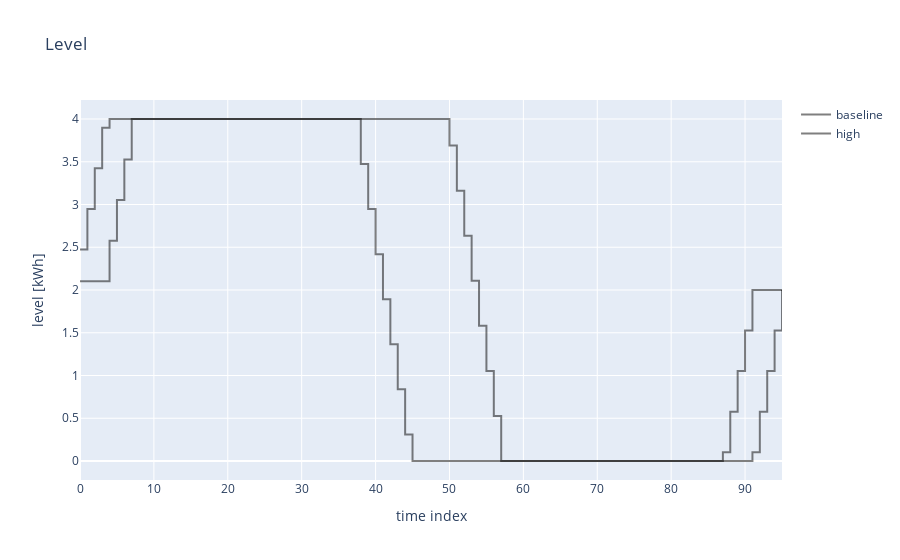

Here is the notebook cell this chart was saved with:
### Code cell
fig = go.Figure()

for idx, scenario in model.price_scenarios.scenarios.items():
    level = model._var_level.solution.sel({model._idx_scenario.name: idx})

    fig.add_trace(
        go.Scatter(
            y=level,
            mode="lines",
            name=idx,
            line=dict(
                shape="hv",
                color="black",
            ),
            opacity=model.price_scenarios.scenarios[idx].probability,
        )
    )


fig.update_layout(
    title="Level",
    xaxis_title="time index",
    yaxis_title="level [kWh]",
)

fig.show()

### Figure 1 — Plotly figure (JSON) as saved in the notebook; plotly's stock layout.template omitted (floating-point values rounded to 4 significant figures)
{"data": [{"line": {"color": "black", "shape": "hv"}, "mode": "lines", "name": "baseline", "opacity": 0.5, "type": "scatter", "y": [2.103, 2.103, 2.103, 2.103, 2.577, 3.051, 3.526, 4.0, 4.0, 4.0, 4.0, 4.0, 4.0, 4.0, 4.0, 4.0, 4.0, 4.0, 4.0, 4.0, 4.0, 4.0, 4.0, 4.0, 4.0, 4.0, 4.0, 4.0, 4.0, 4.0, 4.0, 4.0, 4.0, 4.0, 4.0, 4.0, 4.0, 4.0, 4.0, 4.0, 4.0, 4.0, 4.0, 4.0, 4.0, 4.0, 4.0, 4.0, 4.0, 4.0, 3.689, 3.162, 2.635, 2.108, 1.581, 1.054, 0.527, -0.0, -0.0, -0.0, -0.0, -0.0, -0.0, -0.0, -0.0, 0.0, -0.0, -0.0, -0.0, 0.0, -0.0, -0.0, -0.0, 0.0, -0.0, 0.0, -0.0, -0.0, 0.0, -0.0, 0.0, -0.0, -0.0, 0.0, -0.0, 0.0, -0.0, -0.0, 0.0, -0.0, -0.0, 0.1026, 0.577, 1.051, 1.526, 2.0]}, {"line": {"color": "black", "shape": "hv"}, "mode": "lines", "name": "high", "opacity": 0.5, "type": "scatter", "y": [2.474, 2.949, 3.423, 3.897, 4.0, 4.0, 4.0, 4.0, 4.0, 4.0, 4.0, 4.0, 4.0, 4.0, 4.0, 4.0, 4.0, 4.0, 4.0, 4.0, 4.0, 4.0, 4.0, 4.0, 4.0, 4.0, 4.0, 4.0, 4.0, 4.0, 4.0, 4.0, 4.0, 4.0, 4.0, 4.0, 4.0, 4.0, 3.473, 2.946, 2.419, 1.892, 1.365, 0.8377, 0.3107, -0.0, -0.0, -0.0, -0.0, -0.0, -0.0, 0.0, -0.0, -0.0, -0.0, -0.0, -0.0, -0.0, -0.0, 0.0, 0.0, -0.0, -0.0, -0.0, -0.0, -0.0, 0.0, -0.0, -0.0, -0.0, -0.0, -0.0, -0.0, 0.0, 0.0, -0.0, -0.0, -0.0, -0.0, 0.0, -0.0, 0.0, -0.0, -0.0, -0.0, -0.0, -0.0, 0.1026, 0.577, 1.051, 1.526, 2.0, 2.0, 2.0, 2.0, 2.0]}], "layout": {"title": {"text": "Level"}, "xaxis": {"title": {"text": "time index"}}, "yaxis": {"title": {"text": "level [kWh]"}}}}
